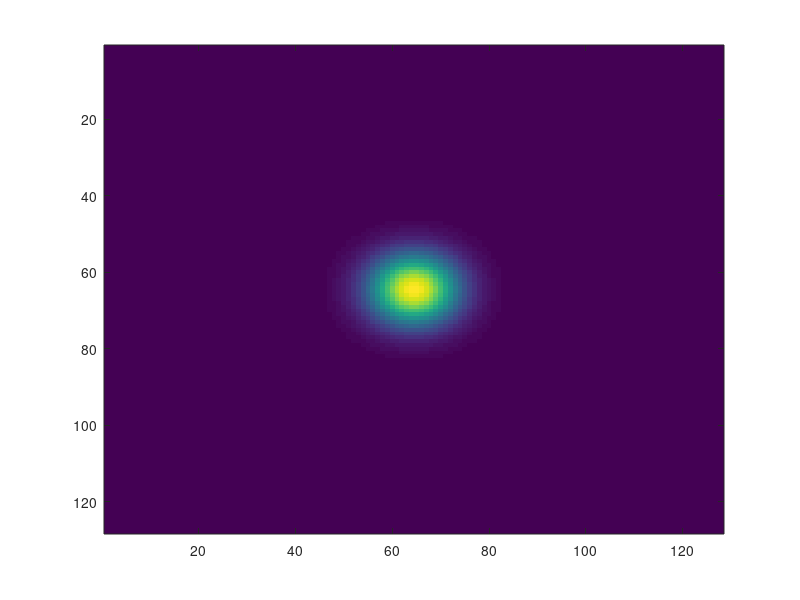

Write MATLAB code to recreate this figure. (Note: this script raises an error after producing the figure.)
% Properly sampling a Gaussian in two dimensions with an even number of
% points. The points are distributed symmetrically around 0.
%
% Yoel Shkolnisky, September 2013.

sig2 = (0.1)^2;  % Sigma squared.

g = @(x) (1/(2*pi*sig2))*exp(-sum(x.^2,2)/(2*sig2));  % A Gaussian
fg = @(omega) exp(-sum(omega.^2,2)*sig2/2); % It's Fourier transform

T=20*sqrt(sig2);  % Sampling interval for the Gaussian
N=128;   % Number of points.
dx=T/N;  % Spacing between sampling points.
dw=2*pi/T;  % Spacing between FFT sampling points (in frequnecy domain)
K=-N/2:N/2-1; 
J=-N/2:N/2-1;

xk=(K+1/2)*dx; % Sampling points in spatial domain
[Xk,Yk]=ndgrid(xk,xk);
wj=(J+1/2)*dw; % Sampling points in frequnecy domain
[Wx, Wy]=ndgrid(wj,wj);

gk=g([Xk(:) Yk(:)]);      % Evaluate the Gaussian
gk=reshape(gk,N,N);
imagesc(gk);

hatg = cfft2e(gk); % Take centered FFT
disp(norm(imag(hatg))/norm(hatg)) % Should be of the order of machine precision
hatg=real(hatg); % Get rid of tiny imaginary components
hatg=hatg.*(dx)^2; % Normalize to get a Fourier transform

% Compare to analytical Fourier transform
hatgref=fg([Wx(:) Wy(:)]);
hatgref=reshape(hatgref,N,N);
disp(norm(hatgref-hatg)/norm(hatgref)) % Should be of the order of machine precision.

% Now test icfft2e.
% Make sure that icfft2e recovers the original image.
hatg=hatg./(dx.^2); % Get rid of the normalization;
gk2=icfft2e(hatg);
disp(norm(gk(:)-gk2(:))/norm(gk(:))); % Should be of the order of machine precision.
